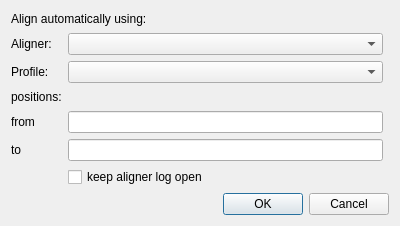
<?xml version="1.0" encoding="UTF-8"?>
<ui version="4.0">
 <class>AutoAlignDialog</class>
 <widget class="QDialog" name="AutoAlignDialog">
  <property name="windowModality">
   <enum>Qt::WindowModal</enum>
  </property>
  <property name="geometry">
   <rect>
    <x>0</x>
    <y>0</y>
    <width>400</width>
    <height>226</height>
   </rect>
  </property>
  <property name="sizePolicy">
   <sizepolicy hsizetype="Preferred" vsizetype="Minimum">
    <horstretch>0</horstretch>
    <verstretch>0</verstretch>
   </sizepolicy>
  </property>
  <property name="windowTitle">
   <string>Automatic alignment</string>
  </property>
  <property name="modal">
   <bool>true</bool>
  </property>
  <layout class="QGridLayout" name="gridLayout">
   <item row="4" column="1">
    <widget class="QComboBox" name="selector_profile"/>
   </item>
   <item row="6" column="0">
    <widget class="QLabel" name="label_from">
     <property name="text">
      <string>from</string>
     </property>
    </widget>
   </item>
   <item row="5" column="0">
    <widget class="QLabel" name="label_position">
     <property name="text">
      <string>positions:</string>
     </property>
    </widget>
   </item>
   <item row="7" column="0">
    <widget class="QLabel" name="label_to">
     <property name="text">
      <string>to</string>
     </property>
    </widget>
   </item>
   <item row="11" column="1">
    <widget class="QCheckBox" name="autoCloseSel">
     <property name="text">
      <string>keep aligner log open</string>
     </property>
     <property name="checked">
      <bool>false</bool>
     </property>
    </widget>
   </item>
   <item row="6" column="1">
    <widget class="QLineEdit" name="edit_from">
     <property name="inputMethodHints">
      <set>Qt::ImhDigitsOnly</set>
     </property>
     <property name="inputMask">
      <string/>
     </property>
    </widget>
   </item>
   <item row="7" column="1">
    <widget class="QLineEdit" name="edit_to">
     <property name="inputMethodHints">
      <set>Qt::ImhDigitsOnly</set>
     </property>
     <property name="inputMask">
      <string/>
     </property>
    </widget>
   </item>
   <item row="2" column="0">
    <widget class="QLabel" name="label_aligner">
     <property name="text">
      <string>Aligner:</string>
     </property>
    </widget>
   </item>
   <item row="4" column="0">
    <widget class="QLabel" name="label_profile">
     <property name="text">
      <string>Profile:</string>
     </property>
    </widget>
   </item>
   <item row="12" column="0" colspan="3">
    <widget class="QDialogButtonBox" name="buttonBox">
     <property name="orientation">
      <enum>Qt::Horizontal</enum>
     </property>
     <property name="standardButtons">
      <set>QDialogButtonBox::Cancel|QDialogButtonBox::Ok</set>
     </property>
    </widget>
   </item>
   <item row="2" column="1">
    <widget class="QComboBox" name="selector_aligner"/>
   </item>
   <item row="0" column="0" colspan="3">
    <widget class="QLabel" name="label">
     <property name="text">
      <string>Align automatically using:</string>
     </property>
    </widget>
   </item>
  </layout>
 </widget>
 <tabstops>
  <tabstop>selector_aligner</tabstop>
  <tabstop>selector_profile</tabstop>
  <tabstop>edit_from</tabstop>
  <tabstop>edit_to</tabstop>
  <tabstop>autoCloseSel</tabstop>
  <tabstop>buttonBox</tabstop>
 </tabstops>
 <resources/>
 <connections>
  <connection>
   <sender>buttonBox</sender>
   <signal>accepted()</signal>
   <receiver>AutoAlignDialog</receiver>
   <slot>accept()</slot>
   <hints>
    <hint type="sourcelabel">
     <x>248</x>
     <y>254</y>
    </hint>
    <hint type="destinationlabel">
     <x>157</x>
     <y>274</y>
    </hint>
   </hints>
  </connection>
  <connection>
   <sender>buttonBox</sender>
   <signal>rejected()</signal>
   <receiver>AutoAlignDialog</receiver>
   <slot>reject()</slot>
   <hints>
    <hint type="sourcelabel">
     <x>316</x>
     <y>260</y>
    </hint>
    <hint type="destinationlabel">
     <x>286</x>
     <y>274</y>
    </hint>
   </hints>
  </connection>
 </connections>
</ui>
